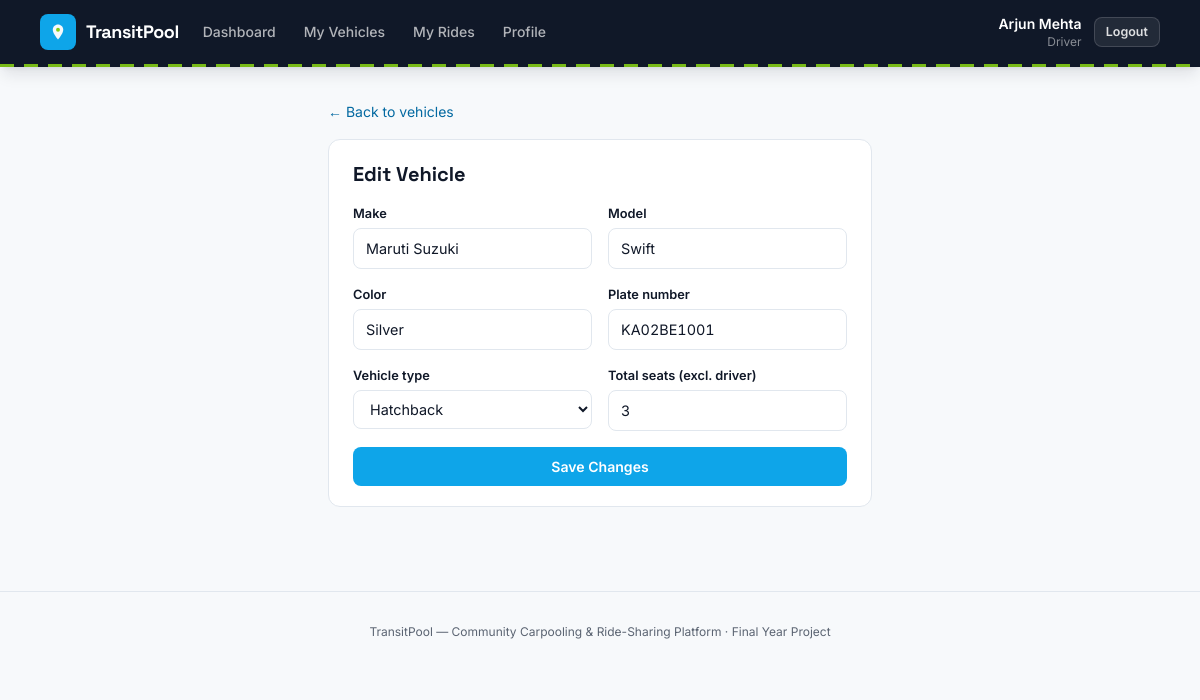
Screenshot of /index.php?route=driver/vehicles/edit&id=1 (signed in) with the database file from the repository.
### tables this page shows
CREATE TABLE vehicles (
    id            INT UNSIGNED AUTO_INCREMENT PRIMARY KEY,
    driver_id     INT UNSIGNED NOT NULL,
    make          VARCHAR(60)  NOT NULL,
    model         VARCHAR(60)  NOT NULL,
    color         VARCHAR(30)  NOT NULL,
    plate_number  VARCHAR(20)  NOT NULL UNIQUE,
    vehicle_type  ENUM('hatchback','sedan','suv','bike') NOT NULL,
    total_seats   TINYINT UNSIGNED NOT NULL,
    status        ENUM('active','inactive') NOT NULL DEFAULT 'active',
    created_at    TIMESTAMP NOT NULL DEFAULT CURRENT_TIMESTAMP,
    CONSTRAINT fk_vehicles_driver FOREIGN KEY (driver_id) REFERENCES users(id) ON DELETE CASCADE,
    INDEX idx_vehicles_driver (driver_id)
);

### app/controllers/DriverController.php (called while the page is built, shortened)
<?php
require_once __DIR__ . '/../models/Vehicle.php';
class DriverController
{
    public function vehicleEdit(): void
    {
        $id = (int)($_GET['id'] ?? 0);
        $vehicle = Vehicle::find($id);
        $old = $vehicle;
        require __DIR__ . '/../views/driver/vehicle_form.php';
    }
}

### public/index.php (called while the page is built, shortened)
<?php
require_once __DIR__ . '/../core/helpers.php';
require_once __DIR__ . '/../core/Database.php';
require_once __DIR__ . '/../app/models/Vehicle.php';
require_once __DIR__ . '/../app/controllers/DriverController.php';
$router = new Router();
$router->get('login', fn() => (new AuthController())->showLogin());
$router->post('login', fn() => (new AuthController())->login());
$router->get('register', fn() => (new AuthController())->showRegister());
$router->post('register', fn() => (new AuthController())->register());
$router->post('logout', fn() => (new AuthController())->logout());
$router->get('admin/dashboard', fn() => (new AdminController())->dashboard());
$router->get('admin/users', fn() => (new AdminController())->users());
$router->post('admin/users/status', fn() => (new AdminController())->userStatus());
$router->get('admin/vehicles', fn() => (new AdminController())->vehicles());
$router->post('admin/vehicles/status', fn() => (new AdminController())->vehicleStatus());
$router->get('admin/rides', fn() => (new AdminController())->rides());
$router->get('admin/rides/show', fn() => (new AdminController())->rideShow());
$router->post('admin/rides/cancel', fn() => (new AdminController())->rideCancel());
$router->get('admin/bookings', fn() => (new AdminController())->bookings());
$router->get('admin/ratings', fn() => (new AdminController())->ratings());
$router->get('admin/reports', fn() => (new AdminController())->reports());
$router->post('admin/reports/resolve', fn() => (new AdminController())->reportResolve());
$router->get('driver/dashboard', fn() => (new DriverController())->dashboard());
$router->get('driver/vehicles', fn() => (new DriverController())->vehicles());
$router->get('driver/vehicles/new', fn() => (new DriverController())->vehicleNew());
$router->post('driver/vehicles/store', fn() => (new DriverController())->vehicleStore());
$router->get('driver/vehicles/edit', fn() => (new DriverController())->vehicleEdit());
$router->post('driver/vehicles/update', fn() => (new DriverController())->vehicleUpdate());
$router->post('driver/vehicles/deactivate', fn() => (new DriverController())->vehicleDeactivate());
$router->post('driver/vehicles/activate', fn() => (new DriverController())->vehicleActivate());
$router->get('driver/rides', fn() => (new DriverController())->rides());
$router->get('driver/rides/new', fn() => (new DriverController())->rideNew());
$router->post('driver/rides/store', fn() => (new DriverController())->rideStore());
$router->get('driver/rides/edit', fn() => (new DriverController())->rideEdit());
$router->post('driver/rides/update', fn() => (new DriverController())->rideUpdate());
$router->post('driver/rides/cancel', fn() => (new DriverController())->rideCancel());
$router->post('driver/rides/start', fn() => (new DriverController())->rideStart());
$router->post('driver/rides/complete', fn() => (new DriverController())->rideComplete());
$router->get('driver/rides/roster', fn() => (new DriverController())->roster());
$router->get('driver/rides/rate', fn() => (new DriverController())->rateRiders());
$router->post('driver/ratings/store', fn() => (new DriverController())->rateRiderStore());
$router->get('driver/profile', fn() => (new DriverController())->profile());
$router->get('rider/dashboard', fn() => (new RiderController())->dashboard());
$router->get('rider/search', fn() => (new RiderController())->search());
$router->get('rider/rides/show', fn() => (new RiderController())->rideShow());
$router->post('rider/bookings/store', fn() => (new RiderController())->bookingStore());
$router->get('rider/bookings', fn() => (new RiderController())->bookings());
$router->post('rider/bookings/cancel', fn() => (new RiderController())->bookingCancel());
$router->get('rider/rides/rate', fn() => (new RiderController())->rateDriver());
$router->post('rider/ratings/store', fn() => (new RiderController())->rateDriverStore());
$router->get('rider/profile', fn() => (new RiderController())->profile());
$router->get('reports/new', fn() => (new ReportController())->newForm());
$router->post('reports/store', fn() => (new ReportController())->store());
$route = $_GET['route'] ?? '';
$router->dispatch($_SERVER['REQUEST_METHOD'], $route);

### core/Router.php (called while the page is built, shortened)
<?php
class Router
{
    private array $routes = ['GET' => [], 'POST' => []];
    public function get(string $route, callable $handler): void
    {
        $this->routes['GET'][$route] = $handler;
    }
    public function post(string $route, callable $handler): void
    {
        $this->routes['POST'][$route] = $handler;
    }
    public function dispatch(string $method, string $route): void
    {
        $handler = $this->routes[$method][$route] ?? null;
        try {
            $handler();
        } catch (Throwable $e) {
            error_log($e->getMessage());
            http_response_code(500);
            require __DIR__ . '/../app/views/errors/500.php';
        }
    }
}

### config/database.php (called while the page is built)
<?php
return [
    'host'     => '127.0.0.1',
    'port'     => 3306,
    'database' => 'carpooling_ride_sharing',
    'username' => 'root',
    'password' => '',
    'charset'  => 'utf8mb4',
];

### core/Database.php (called while the page is built)
<?php
class Database
{
    private static ?PDO $instance = null;
    public static function connect(): PDO
    {
        if (self::$instance === null) {
            $config = require __DIR__ . '/../config/database.php';
            $dsn = sprintf(
                'mysql:host=%s;port=%d;dbname=%s;charset=%s',
                $config['host'],
                $config['port'],
                $config['database'],
                $config['charset']
            );
            self::$instance = new PDO($dsn, $config['username'], $config['password'], [
                PDO::ATTR_ERRMODE            => PDO::ERRMODE_EXCEPTION,
                PDO::ATTR_DEFAULT_FETCH_MODE => PDO::FETCH_ASSOC,
                PDO::ATTR_EMULATE_PREPARES   => false,
            ]);
        }
        return self::$instance;
    }
}

### app/models/Vehicle.php (called while the page is built, shortened)
<?php
require_once __DIR__ . '/../../core/Database.php';
class Vehicle
{
    public static function find(int $id): ?array
    {
        $stmt = Database::connect()->prepare('SELECT * FROM vehicles WHERE id = ?');
        $stmt->execute([$id]);
        $row = $stmt->fetch();
        return $row ?: null;
    }
}

### core/helpers.php (called while the page is built, shortened)
<?php
function e(?string $value): string
{
    return htmlspecialchars($value ?? '', ENT_QUOTES, 'UTF-8');
}
function old(array $data, string $key, string $default = ''): string
{
    return e($data[$key] ?? $default);
}

### app/views/driver/vehicle_form.php (the view, shortened to what this page needs)
<?php $editing = !empty($old['id']); $pageTitle = $editing ? 'Edit Vehicle' : 'Add Vehicle'; require __DIR__ . '/../partials/header.php'; require __DIR__ . '/../partials/navbar.php'; ?>
<main class="max-w-xl mx-auto px-4 py-8">
    <a href="/index.php?route=driver/vehicles" class="text-sm text-sky-dark hover:underline">&larr; Back to vehicles</a>
    <div class="card mt-4">
        <div class="card-head"><h1 class="font-display text-xl font-bold"><?= $editing ? 'Edit Vehicle' : 'Add Vehicle' ?></h1></div>
        <form method="POST" action="/index.php?route=<?= $editing ? 'driver/vehicles/update' : 'driver/vehicles/store' ?>" class="space-y-4">
            <div class="grid grid-cols-2 gap-4">
                <div>
                    <label class="field-label">Make</label>
                    <input type="text" name="make" value="<?= old($old ?? [], 'make') ?>" class="field-input" required>
                </div>
                <div>
                    <label class="field-label">Model</label>
                    <input type="text" name="model" value="<?= old($old ?? [], 'model') ?>" class="field-input" required>
                </div>
            </div>
            <div class="grid grid-cols-2 gap-4">
                <div>
                    <label class="field-label">Color</label>
                    <input type="text" name="color" value="<?= old($old ?? [], 'color') ?>" class="field-input" required>
                </div>
                <div>
                    <label class="field-label">Plate number</label>
                    <input type="text" name="plate" value="<?= old($old ?? [], 'plate', $old['plate_number'] ?? '') ?>" class="field-input font-mono-tab" required>
                </div>
            </div>
            <div class="grid grid-cols-2 gap-4">
                <div>
                    <label class="field-label">Vehicle type</label>
                    <select name="type" class="field-select" required>
                        <?php $currentType = $old['type'] ?? ($old['vehicle_type'] ?? ''); ?>
                        <?php foreach (Vehicle::TYPES as $t): ?>
                            <option value="<?= e($t) ?>" <?= $currentType === $t ? 'selected' : '' ?>><?= e(ucfirst($t)) ?></option>
                        <?php endforeach; ?>
                    </select>
                </div>
                <div>
                    <label class="field-label">Total seats (excl. driver)</label>
                    <input type="number" name="seats" min="1" max="8" value="<?= old($old ?? [], 'seats', (string)($old['total_seats'] ?? '')) ?>" class="field-input" required>
                </div>
            </div>
            <button type="submit" class="btn-primary w-full"><?= $editing ? 'Save Changes' : 'Add Vehicle' ?></button>
        </form>
    </div>
</main>
<?php require __DIR__ . '/../partials/footer.php'; ?>

### public/assets/css/style.css (style rules this page uses)
* { box-sizing: border-box; }
h1, h2, h3, h4, .font-display { font-family: 'Space Grotesk', 'Inter', sans-serif; }
.font-mono-tab { font-family: 'JetBrains Mono', monospace; font-variant-numeric: tabular-nums; }
.card { background: #fff; border: 1px solid var(--line, #E1E7EE); border-radius: 12px; padding: 1.25rem 1.5rem; margin-bottom: 1.25rem; }
.card-head { display: flex; align-items: center; justify-content: space-between; gap: 1rem; margin-bottom: 1rem; flex-wrap: wrap; }
.btn-primary { background: #0EA5E9; color: #fff; border-radius: 8px; padding: 0.55rem 1.15rem; font-weight: 600; font-size: 0.88rem; display: inline-flex; align-items: center; justify-content: center; gap: .4rem; border: none; cursor: pointer; }
.field-label { display:block; font-size: 0.8rem; font-weight: 600; color: #101828; margin-bottom: 0.3rem; }
.field-input, .field-textarea, .field-select { width: 100%; border: 1px solid #E1E7EE; border-radius: 8px; padding: 0.55rem 0.75rem; font-size: 0.9rem; background: #fff; color: #101828; font-family: 'Inter', sans-serif; }

### rows the page displays
vehicles: make "Maruti Suzuki", model "Swift", color "Silver", plate "KA02BE1001", type "Hatchback", seats "3"

### other values shown
$label "Dashboard"
$label "My Vehicles"
$label "My Rides"
$label "Profile"
Auth::name() "Arjun Mehta"
str_replace('_', ' ', $role ?? '') "Driver"
